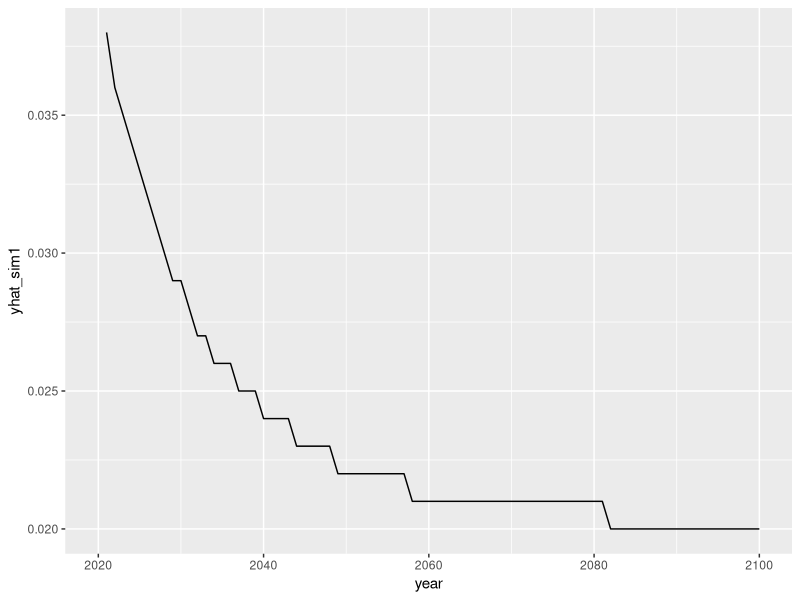
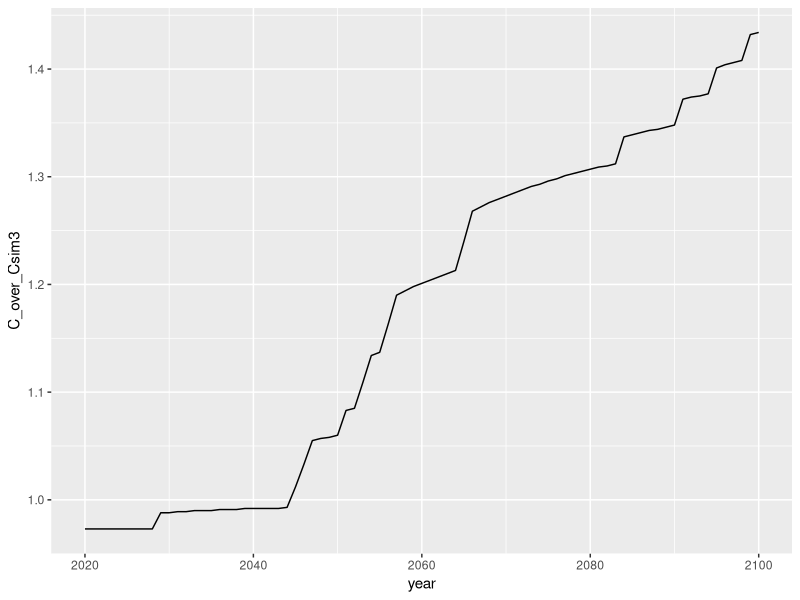

Write the R code that produced these figures, in order.
## ---- chunk 1
knitr::opts_chunk$set(echo = TRUE)
## ---- chunk 2
library(tidyverse)
## ---- chunk 3
# Parameters
s = .25
delta = .04
alpha = .33
n = .03
g = .02

# y_sim1 in 2017 USD (PPP), K_sim1 in mill 2017 USD (PPP), A_sim1 in index
L_0 = 45.0
K_0 = 1075795.25
A_0 = 10862.74
## ---- chunk 4
sim1 <- data.frame(year = 2020:2100,
                   L = L_0,
                   K_sim1 = K_0,
                   A_sim1 = A_0,
                   yhat_sim1 = NA,
                   Y_sim1 = K_0^alpha*(A_0*L_0)^(1-alpha),
                   y_sim1 = K_0^alpha*(A_0*L_0)^(1-alpha)/L_0)

# Start calculating values
sim1 <- sim1 %>%
  mutate(L = L_0*exp(n*(year-2020)))

for (i in 2:nrow(sim1)) {
  sim1$A_sim1[i] <- sim1$A_sim1[i-1]*exp(g)
  sim1$K_sim1[i] <- (1-delta)*sim1$K_sim1[i-1] + s*sim1$Y_sim1[i-1]
  sim1$Y_sim1[i] <- sim1$K_sim1[i]^alpha*(sim1$L[i]*sim1$A_sim1[i])^(1-alpha)
  sim1$y_sim1[i] <- sim1$Y_sim1[i]/sim1$L[i]
  sim1$yhat_sim1[i] <- (sim1$y_sim1[i]-sim1$y_sim1[i-1])/sim1$y_sim1[i-1]
}
sim1 <- sim1%>%
  mutate_if(is.numeric, round, digits= 3)

ggplot(data = sim1, aes(x = year, y = yhat_sim1)) +
  geom_line()
## ---- chunk 5
set.seed(420)
pi <- 0.05
theta <- 0.05
year <- c(2020:2100)
#Why not rbinom()??
W_sim2 <- as.integer(lapply(runif(length(year)), function(x) ifelse(x<pi, 1, 0)))


### Expected [E] ###

sim2_E <- data.frame(year = 2020:2100,
                   W = W_sim2,
                   L = L_0,
                   K_sim2 = K_0,
                   A_sim2 = A_0,
                   yhat_sim2 = NA, 
                   pi = pi)

sim2_E <- sim2_E %>%
  mutate(L = L_0*exp(n*(year-2020)))

sim2_E <- sim2_E %>%
  mutate(Y_sim2 = K_0^alpha*(A_sim2*L_0)^(1-alpha),
                   y_sim2 = K_0^alpha*(A_sim2*L_0)^(1-alpha)/L_0)

for (i in 2:nrow(sim2_E)) {
  sim2_E$A_sim2[i] <- sim2_E$A_sim2[i-1]*exp(g)*(1-sim2_E$pi[i]*theta)
  sim2_E$K_sim2[i] <- (1-delta)*sim2_E$K_sim2[i-1] + s*sim2_E$Y_sim2[i-1]
  sim2_E$Y_sim2[i] <- sim2_E$K_sim2[i]^alpha*(sim2_E$L[i]*sim2_E$A_sim2[i])^(1-alpha)
  sim2_E$y_sim2[i] <- sim2_E$Y_sim2[i]/sim2_E$L[i]
  sim2_E$yhat_sim2[i] <- (sim2_E$y_sim2[i]-sim2_E$y_sim2[i-1])/sim2_E$y_sim2[i-1]
}
sim2_E <- sim2_E%>%
  mutate_if(is.numeric, round, digits= 3)

### Random realisation [RR] ###

sim2_RR <- data.frame(year = 2020:2100,
                   W = W_sim2,
                   L = L_0,
                   K_sim2 = K_0,
                   A_sim2 = A_0,
                   yhat_sim2 = NA)

sim2_RR <- sim2_RR %>%
  mutate(L = L_0*exp(n*(year-2020)))

sim2_RR <- sim2_RR %>%
  mutate( Y_sim2 = K_0^alpha*(A_sim2*L_0)^(1-alpha),
                   y_sim2 = K_0^alpha*(A_sim2*L_0)^(1-alpha)/L_0)

for (i in 2:nrow(sim2_RR)) {
  sim2_RR$A_sim2[i] <- sim2_RR$A_sim2[i-1]*exp(g)*(1-(sim2_RR$W[i]*theta))
  sim2_RR$K_sim2[i] <- (1-delta)*sim2_RR$K_sim2[i-1] + s*sim2_RR$Y_sim2[i-1]
  sim2_RR$Y_sim2[i] <- sim2_RR$K_sim2[i]^alpha*(sim2_RR$L[i]*sim2_RR$A_sim2[i])^(1-alpha)
  sim2_RR$y_sim2[i] <- sim2_RR$Y_sim2[i]/sim2_RR$L[i]
  sim2_RR$yhat_sim2[i] <- (sim2_RR$y_sim2[i]-sim2_RR$y_sim2[i-1])/sim2_RR$y_sim2[i-1]
}
sim2_RR <- sim2_RR%>%
  mutate_if(is.numeric, round, digits= 3)
## ---- chunk 6
### Expected [E] ###
pi_sim3 <- rep(NA, 81)
pi_sim3[1:31] <- seq( 0.050,0.20, by=0.005)
pi_sim3[32:81] <- 0.20

sim3_E <- data.frame(year = 2020:2100,
                   L = L_0,
                   K = K_0,
                   A = A_0,
                   yhat = NA, 
                   pi = pi_sim3)

sim3_E <- sim3_E %>%
  mutate(L = L_0*exp(n*(year-2020)))

sim3_E <- sim3_E %>%
  mutate(Y_sim2 = K_0^alpha*(A*L_0)^(1-alpha),
                   y = K_0^alpha*(A*L_0)^(1-alpha)/L_0)

for (i in 2:nrow(sim3_E)) {
  sim3_E$A[i] <- sim3_E$A[i-1]*exp(g)*(1-sim3_E$pi[i]*theta)
  sim3_E$K[i] <- (1-delta)*sim3_E$K[i-1] + s*sim3_E$Y[i-1]
  sim3_E$Y[i] <- sim3_E$K[i]^alpha*(sim3_E$L[i]*sim3_E$A[i])^(1-alpha)
  sim3_E$y[i] <- sim3_E$Y[i]/sim3_E$L[i]
  sim3_E$yhat[i] <- (sim3_E$y[i]-sim3_E$y[i-1])/sim3_E$y[i-1]
}

sim3_E <- sim3_E%>%
  mutate_if(is.numeric, round, digits= 3)
### Random realisation [RR] ###

W_sim3 <- as.integer(runif(length(2020:2100)) < pi_sim3)

sim3_RR <- data.frame(year = 2020:2100,
                   W = W_sim3,
                   L = L_0,
                   K = K_0,
                   A = A_0,
                   yhat = NA)

sim3_RR <- sim3_RR %>%
  mutate(L = L_0*exp(n*(year-2020)))

sim3_RR <- sim3_RR %>%
  mutate( Y_sim2 = K_0^alpha*(A*L_0)^(1-alpha),
                   y = K_0^alpha*(A*L_0)^(1-alpha)/L_0)


for (i in 2:nrow(sim3_RR)) {
  sim3_RR$A[i] <- sim3_RR$A[i-1]*exp(g)*(1-sim3_RR$W[i]*theta)
  sim3_RR$K[i] <- (1-delta)*sim3_RR$K[i-1] + s*sim3_RR$Y[i-1]
  sim3_RR$Y[i] <- sim3_RR$K[i]^alpha*(sim3_RR$L[i]*sim3_RR$A[i])^(1-alpha)
  sim3_RR$y[i] <- sim3_RR$Y[i]/sim3_RR$L[i]
  sim3_RR$yhat[i] <- (sim3_RR$y[i]-sim3_RR$y[i-1])/sim3_RR$y[i-1]
}
sim3_RR <- sim3_RR%>%
  mutate_if(is.numeric, round, digits= 3)
## ---- chunk 7
s_b <- .02
theta_l <- .01
theta_u <- .05
B_0 <- 0

sim4 <- data.frame(year = 2020:2100,
                   W = W_sim3,
                   L = L_0,
                   K = K_0,
                   A = A_0,
                   yhat = NA, 
                   B = B_0, 
                   Y_sim3 = sim3_RR$Y, 
                   D = NA)

sim4 <- sim4 %>%
  mutate(L = L_0*exp(n*(year-2020)))

sim4 <- sim4 %>%
  mutate( Y = K_0^alpha*(A*L_0)^(1-alpha),
          y =Y/L_0, 
          C = (1-s-s_b)*Y, 
          C_sim3 = (1-s)*Y_sim3, 
          C_over_Csim3 = C/C_sim3)


for (i in 2:nrow(sim4)) {
  sim4$B[i] <- sim4$B[i-1] + s_b*sim4$Y[i] - delta * sim4$B[i-1]
  sim4$D[i] <- theta_l + (theta_u - theta_l)*exp(-.1*sim4$B[i]/sim4$A[i-1])
  sim4$A[i] <- sim4$A[i-1]*exp(g)*(1-sim4$W[i]*sim4$D[i])
  sim4$K[i] <- (1-delta)*sim4$K[i-1] + s*sim4$Y[i-1]
  sim4$Y[i] <- sim4$K[i]^alpha*(sim4$L[i]*sim4$A[i])^(1-alpha)
  sim4$C[i] <- (1 - s - s_b)*sim4$Y[i]
  sim4$y[i] <- sim4$Y[i]/sim4$L[i]
  sim4$yhat[i] <- (sim4$y[i]-sim4$y[i-1])/sim4$y[i-1]
  sim4$C_over_Csim3[i] <- sim4$C[i]/sim4$C_sim3[i] 
}
sim4 <- sim4%>%
  mutate_if(is.numeric, round, digits= 3)

ggplot(data = sim4) +
  geom_line(aes(x = year, y = C_over_Csim3))
## ---- chunk 8
library(writexl)


write_xlsx(list(Simulation1= sim1, Simulation2E= sim2_E, Simulation2RR= sim2_RR, Simulation3E= sim3_E, Simulation3RR= sim3_RR, simulation4 = sim4), col_names = TRUE, "EGI_Assignment1.xlsx")
